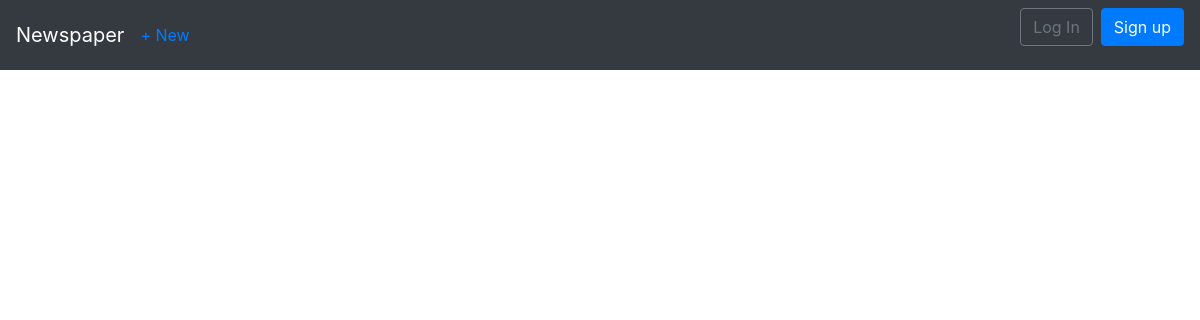
The page /articles/ on the database as committed earlier.
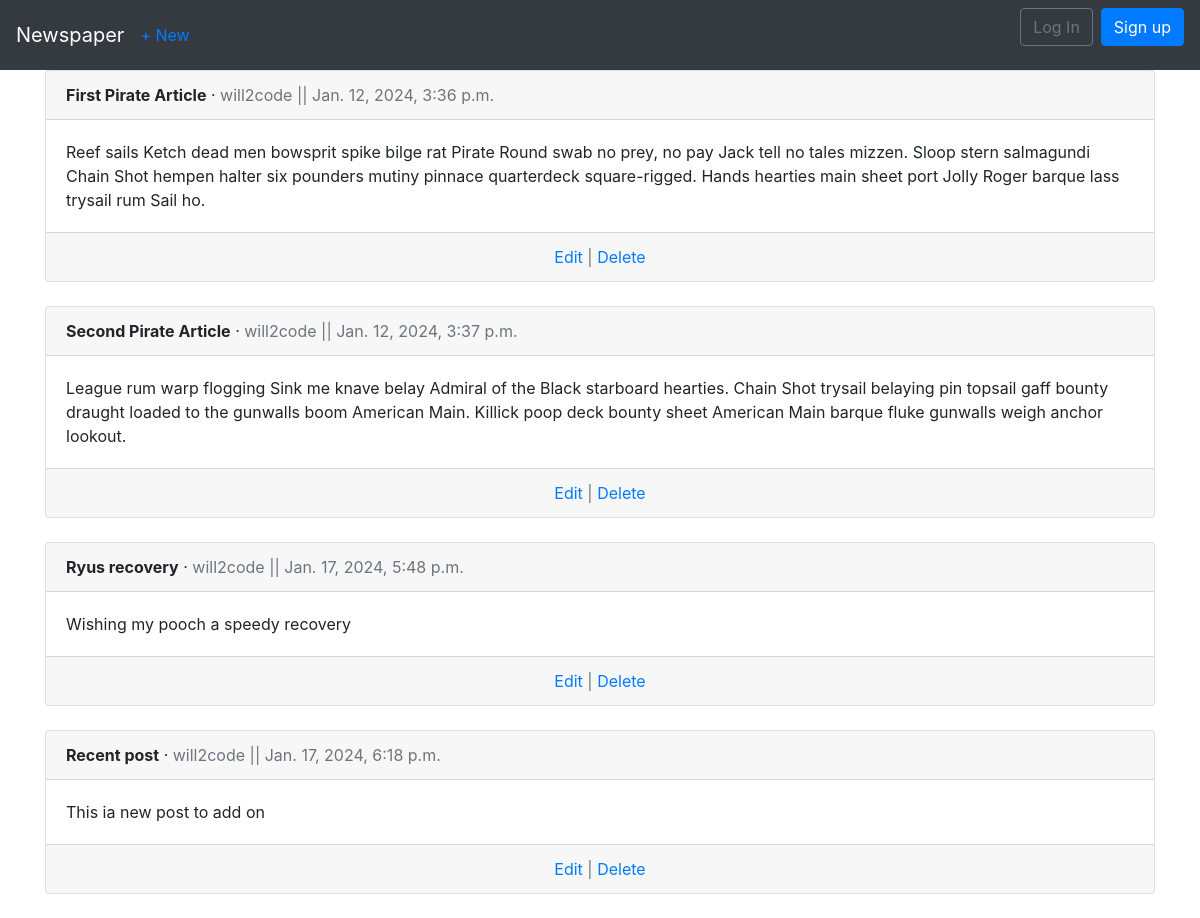
The same page on the database as committed later.
### articles/models.py (models this page shows, shortened)
class Article(models.Model):
    title = models.CharField(max_length=255)
    body = models.TextField()
    date = models.DateTimeField(auto_now_add=True)
    author = models.ForeignKey(
        get_user_model(),
        on_delete=models.CASCADE,
    )

### accounts/models.py (models this page shows)
class CustomUser(AbstractUser):
    age = models.PositiveIntegerField(null=True, blank=True)

### articles/views.py (the view)
# urls.py: path('', ArticleListView.as_view(), name='article_list'),
class ArticleListView(ListView):
    model = Article
    template_name = 'article_list.html'

### templates/article_list.html (shortened to what this page needs)
{% extends 'base.html' %}
{% block content %}
	{% for article in object_list %}
		<div class="card">
			<div class="card-header">
				<span class="font-weight-bold"> {{ article.title }}</span> &middot;
				<span class="text-muted"> {{ article.author }} || {{ article.date }}</span>
			</div>
			<div class="card-body"> {{ article.body }} </div>
			<div class="card-footer text-center text-muted">
				<a href="{% url 'article_edit' article.pk %}">Edit</a> |
				<a href="{% url 'article_delete' article.pk %}">Delete</a>
			</div>
		</div>
		<br>
	{% endfor %}
{% endblock content %}

### templates/base.html (shortened to what this page needs)
<html>
  <head>
    <link rel="stylesheet" href="https://cdn.jsdelivr.net/npm/bootstrap@4.5.3/dist/css/bootstrap.min.css" />
  </head>
  <body>
    <nav class="navbar navbar-expand-lg navbar-dark bg-dark">
      <a class="navbar-brand" href="{% url 'home' %}">Newspaper</a>
      <a class="nav-item" href="{% url 'article_create' %}">+ New</a>
      <div class="collapse navbar-collapse" id="navbarSupportedContent">
        {% if user.is_authenticated %}
        <ul class="navbar-nav ml-auto">
          <li class="nav-item">
            <a class="nav-link dropdown-toggle" href="#" id="navbarDropdown" role="button" data-toggle="dropdown" aria-haspopup="true" aria-expanded="false"> {{ user.username }} </a>
            <div class="dropdown-menu dropdown-menu-lg-right" aria-labelledby="navbarDropdown">
              <a class="dropdown-item" href="{% url 'password_change'%}">Change password</a>
              <div class="dropdown-divider"></div>
              <a class="dropdown-item" href="{% url 'logout' %}"> Log Out</a>
              <div class="dropdown-divider"></div>
            </div>
        </ul>
        {% else %}
        <form class="form-inline ml-auto">
          <a href="{% url 'login' %}" class="btn btn-outline-secondary"> Log In</a>
          <a href="{% url 'signup' %}" class="btn btn-primary ml-2"> Sign up</a>
        </form>
        {% endif %}
      </div>
    </nav>
    <main>
      <div class="container">
        {% block content %}
				{% endblock content %}
      </div>
    </main>
  </body>
</html>

Rows that differ between the two databases and show on the page:
added Article: title "First Pirate Article", author "will2code", date "Jan. 12, 2024, 3:36 p.m.", body "Reef sails Ketch dead men bowsprit spike bilge rat Pirate Round swab no prey, no pay Jack tell no tales mizzen. Sloop stern salmagundi Chain Shot hempen halter six pounders mutiny pinnace quarterdeck square-rigged. Hands hearties main sheet port Jolly Roger barque lass trysail rum Sail ho."
added Article: title "Second Pirate Article", author "will2code", date "Jan. 12, 2024, 3:37 p.m.", body "League rum warp flogging Sink me knave belay Admiral of the Black starboard hearties. Chain Shot trysail belaying pin topsail gaff bounty draught loaded to the gunwalls boom American Main. Killick poop deck bounty sheet American Main barque fluke gunwalls weigh anchor lookout."
added Article: title "Ryus recovery", author "will2code", date "Jan. 17, 2024, 5:48 p.m.", body "Wishing my pooch a speedy recovery"
added Article: title "Recent post", author "will2code", date "Jan. 17, 2024, 6:18 p.m.", body "This ia new post to add on"
